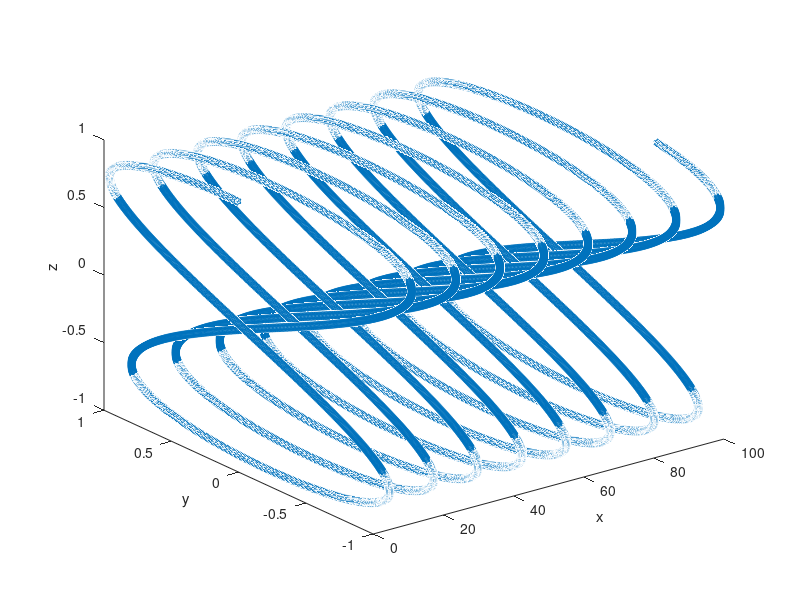
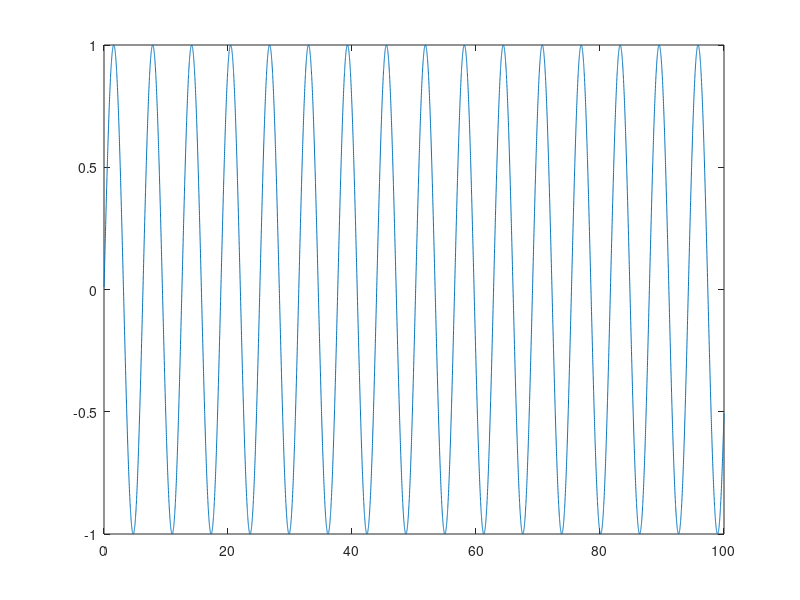

Reproduce these figures in MATLAB, in order.
clc
close all
x = 0.01:0.01:100;
x1  = x;
y = sin(x);
z = cos(x./2);
figure
plot3(x1,y,z,'h');
xlabel('x')
ylabel('y')
zlabel('z')
figure
plot(x,y);
